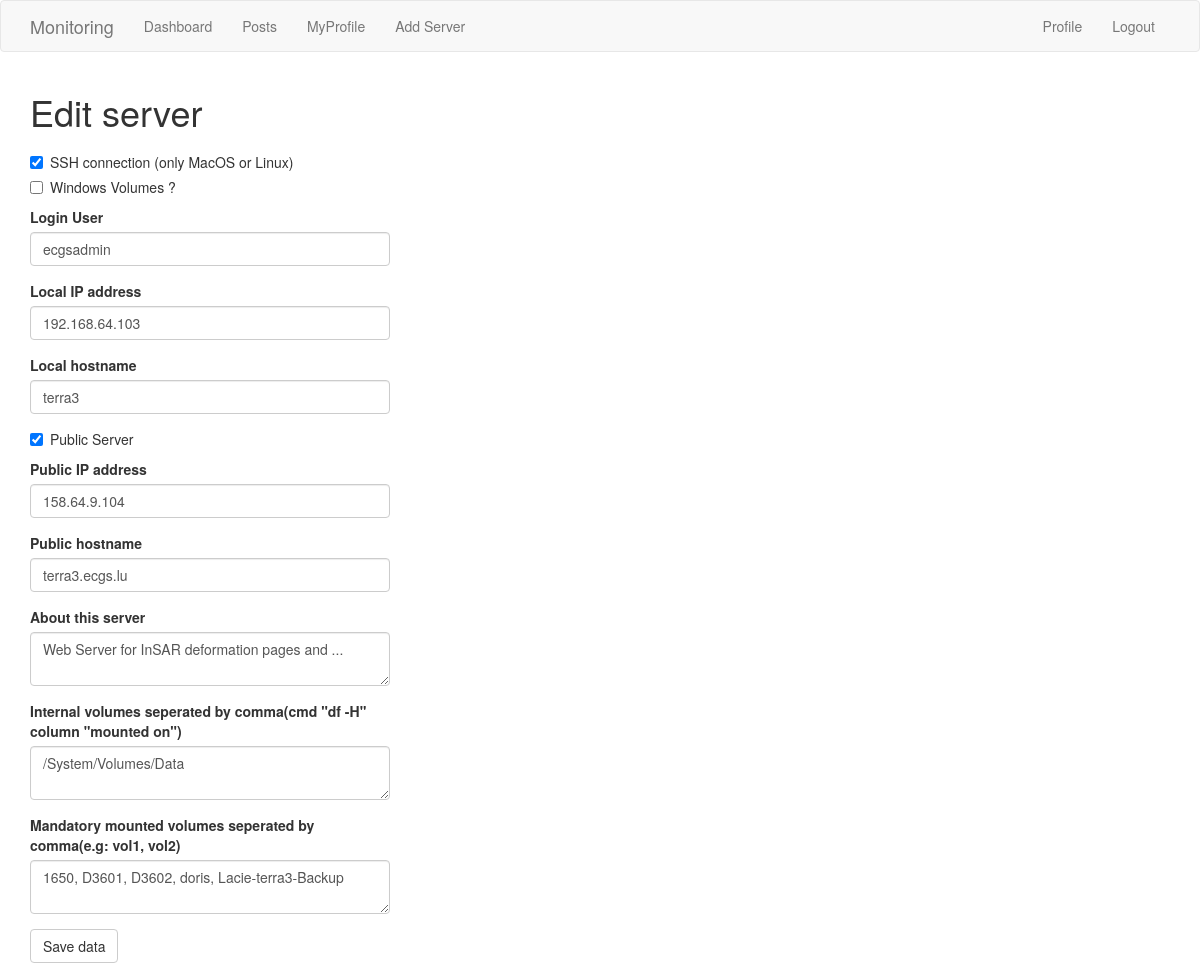
The app's page /edit_server/terra3 (signed in), older data.
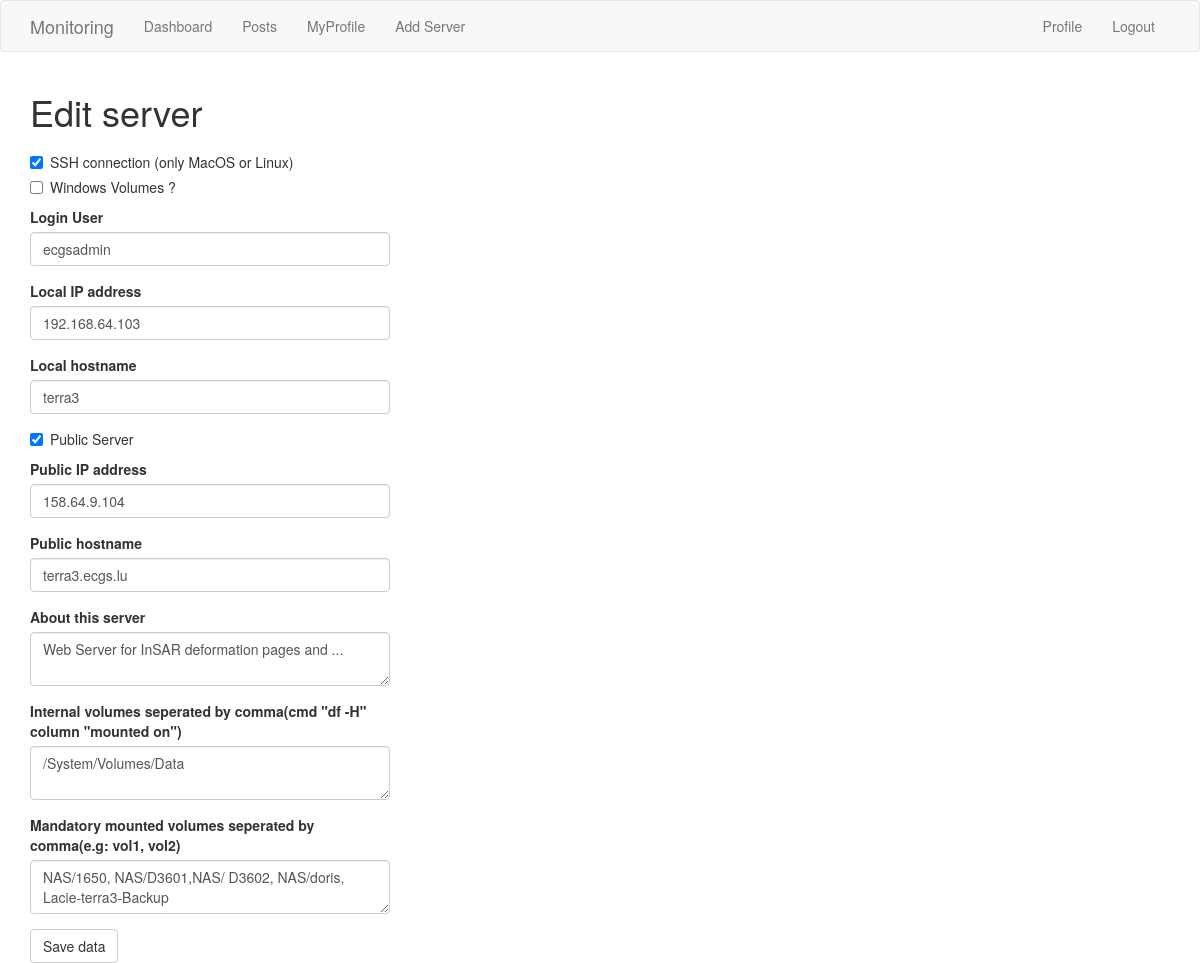
The same page, newer data.
### webapp/models.py (models this page shows, shortened)
class Server(db.Model):
    id = db.Column(db.Integer, primary_key=True)
    address = db.Column(db.String(15), index=True, unique=True)
    name = db.Column(db.String(30), index=True)
    user = db.Column(db.String(15), index=True)
    about_me = db.Column(db.String(300))
    public_address = db.Column(db.String(15), index=True)
    public_name = db.Column(db.String(30), index=True)
    public_server = db.Column(db.Boolean, default=False, index=True)
    os = db.Column(db.String(30), index=True)
    raminfo = db.Column(db.String(30), index=True)
    modele = db.Column(db.String(30), index=True)
    cpuinfo = db.Column(db.String(30), index=True)
    system_type = db.Column(db.String(30), index=True)
    ssh_connection = db.Column(db.Boolean, default=False, index=True)
    mount_volumes = db.Column(db.Boolean, default=False, index=True)
    internal_volumes = db.Column(db.String(300), default='', index=True)
    mandatory_volumes = db.Column(db.String(300), default='', index=True)
    def __repr__(self):
        return '{}'.format(self.name)
    def deco_test_ssh(function):
        def test_ssh(self):
            if self.ping_ip():
                test = subprocess.Popen(f"ssh -o StrictHostKeyChecking=no -o PasswordAuthentication=No -l {self.user} {self.address} {'exit'}", shell=True, stdout=subprocess.PIPE, stderr=subprocess.PIPE).communicate()
                test = test[0].decode('ascii')
                if re.search('denied', str(test)):
                    return False
                else:
                    return function(self)
            else:
                return False
        return test_ssh
    def deco_unix_like(function):
        def unix_like(self):
            self.get_sysinfo()
            if (re.search('Darwin', self.system_type)) or (re.search('Linux', self.system_type)):
                return function(self)
            else:
                return False
        return unix_like

### webapp/routes.py (the view)
@app.route('/edit_server/<name>', methods=['GET', 'POST'])
@login_required
def edit_server(name):
    form = AddServerForm(0)
    server_current = Server.query.filter_by(name=name).first()
    print(server_current)
    if form.validate_on_submit():
        server_update = Server.query.filter_by(name=name).first()
        server_update.address = form.address.data
        server_update.name = form.name.data
        server_update.public_address=form.public_address.data
        server_update.public_name = form.public_name.data
        server_update.public_server = form.public_server.data
        server_update.user = form.user.data
        server_update.about_me = form.about_me.data
        server_update.ssh_connection = form.ssh_connection.data
        server_update.mount_volumes = form.mount_volumes.data
        server_update.mandatory_volumes = form.mandatory_volumes.data
        server_update.internal_volumes = form.internal_volumes.data
        db.session.commit()
        flash('Thanks for modifying this server!')
        return redirect(url_for('server', server=server_update.name))
    elif request.method == 'GET':
        form.address.data = server_current.address
        form.name.data = server_current.name
        if server_current.public_address != None:
            form.public_address.data = server_current.public_address
        else:
            form.public_address.data = '0.0.0.1'
            form.public_address(disable=True)
        if server_current.public_name != None:
            form.public_name.data = server_current.public_name
        else:
            form.public_name.data = 'hostname'
        form.public_server.data = server_current.public_server
        form.about_me.data = server_current.about_me
        form.user.data = server_current.user
        form.ssh_connection.data = server_current.ssh_connection
        form.mount_volumes.data = server_current.mount_volumes
        form.mandatory_volumes.data = server_current.mandatory_volumes
        form.internal_volumes.data = server_current.internal_volumes
    return render_template('edit_server.html', title='Dashboard', form=form)

### webapp/forms.py (shortened to what this page needs)
class AddServerForm(FlaskForm):
    ssh_connection = BooleanField('SSH connection (only MacOS or Linux)')
    mount_volumes = BooleanField('Windows Volumes ?')
    user = StringField('Login User', validators=[DataRequired()])
    address = StringField('Local IP address', validators=[DataRequired(), IPAddress(ipv4=True, ipv6=False, message=None)])
    name = StringField('Local hostname', validators=[DataRequired()])
    public_server = BooleanField('Public Server')
    public_address = StringField('Public IP address', default='0.0.0.0', validators=[IPAddress(ipv4=True, ipv6=False, message=None)])
    public_name = StringField('Public hostname')
    about_me = TextAreaField('About this server', validators=[Length(min=0, max=300)])
    internal_volumes = TextAreaField('Internal volumes seperated by comma(cmd "df -H" column "mounted on")', validators=[Length(min=0, max=300)])
    mandatory_volumes = TextAreaField('Mandatory mounted volumes seperated by comma(e.g: vol1, vol2)', validators=[Length(min=0, max=300)])
    submit = SubmitField('Save data')
    def __init__(self, new):
        super(AddServerForm, self).__init__()
        self.new = new

### webapp/templates/edit_server.html
{% extends "base.html" %}
{% import 'bootstrap/wtf.html' as wtf %}
{% block app_content %}
    <h1>Edit server</h1>
    <div class="row">
        <div class="col-md-4">
            {{ wtf.quick_form(form) }}
        </div>
    </div>
{% endblock %}

Row changes from the older to the newer data that the page shows:
changed Server "ecgsadmin": mandatory_volumes "1650, D3601, D3602, doris, Lacie-terra3-Backup" → "NAS/1650, NAS/D3601,NAS/ D3602, NAS/doris, Lacie-terra3-Backup"
